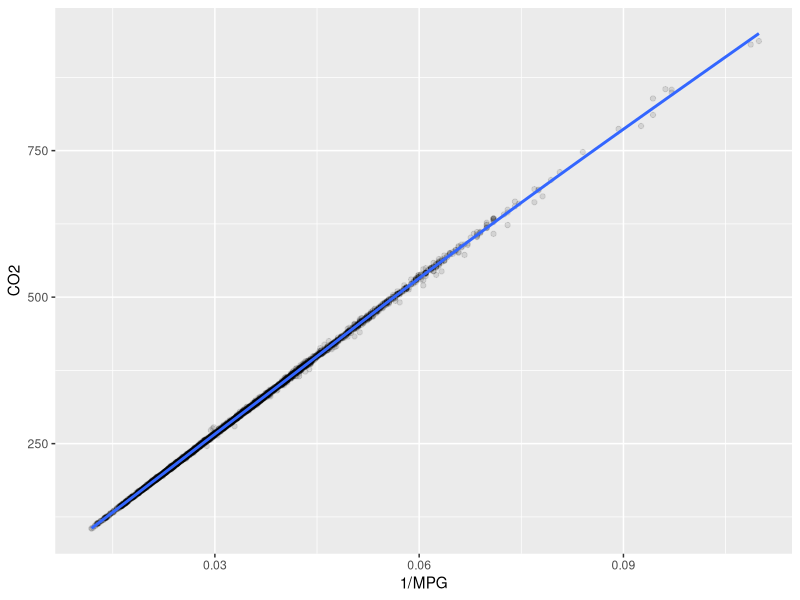
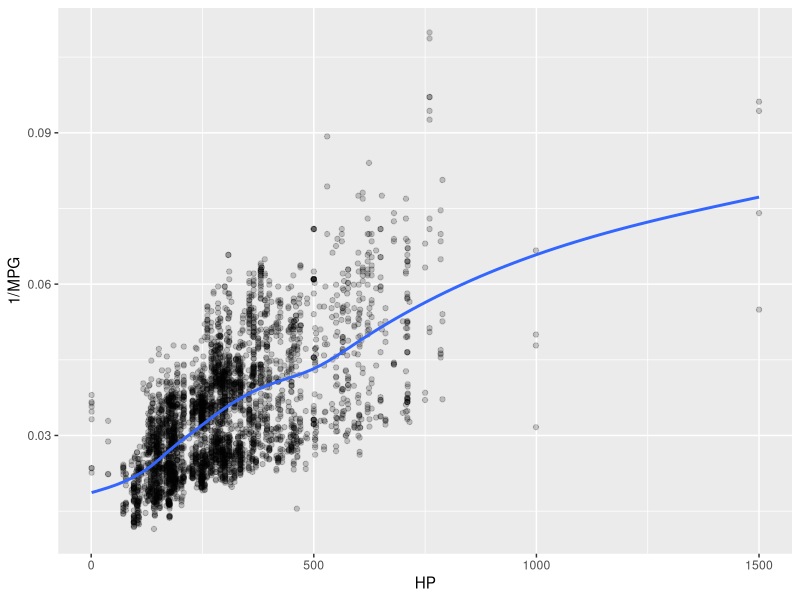
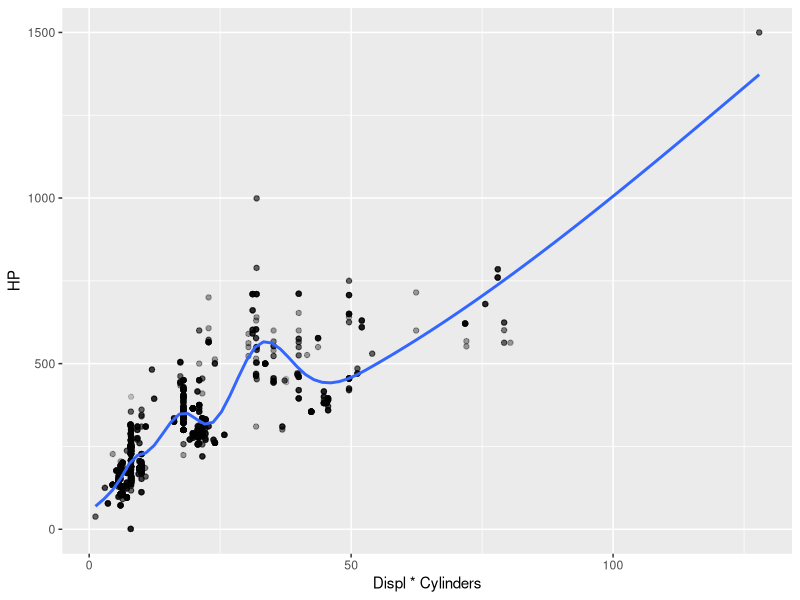
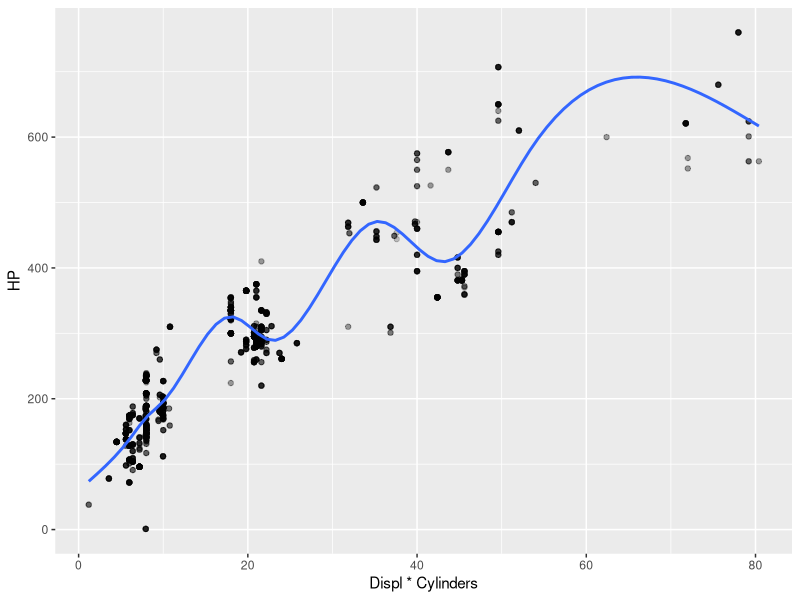
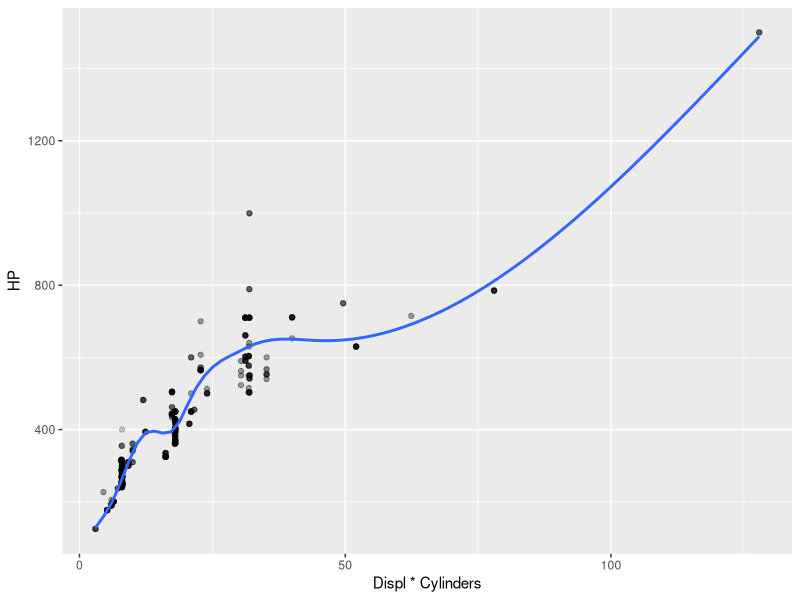
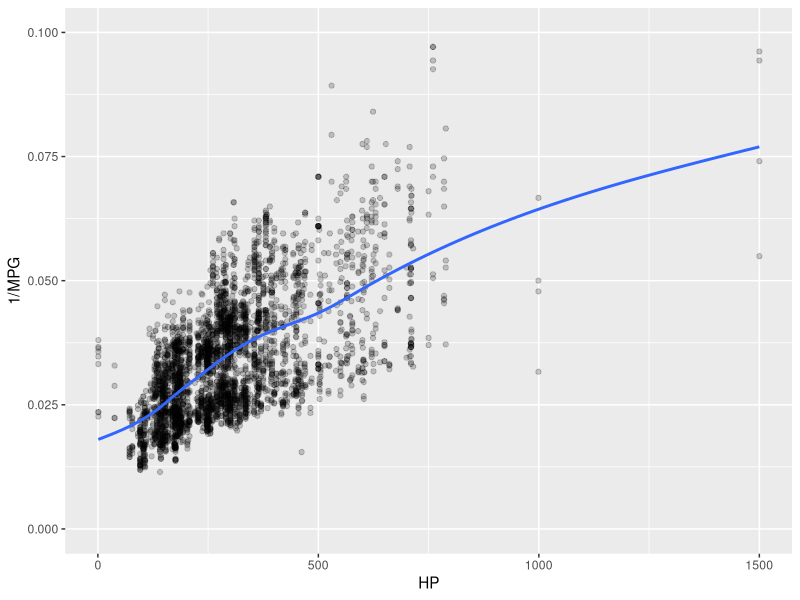
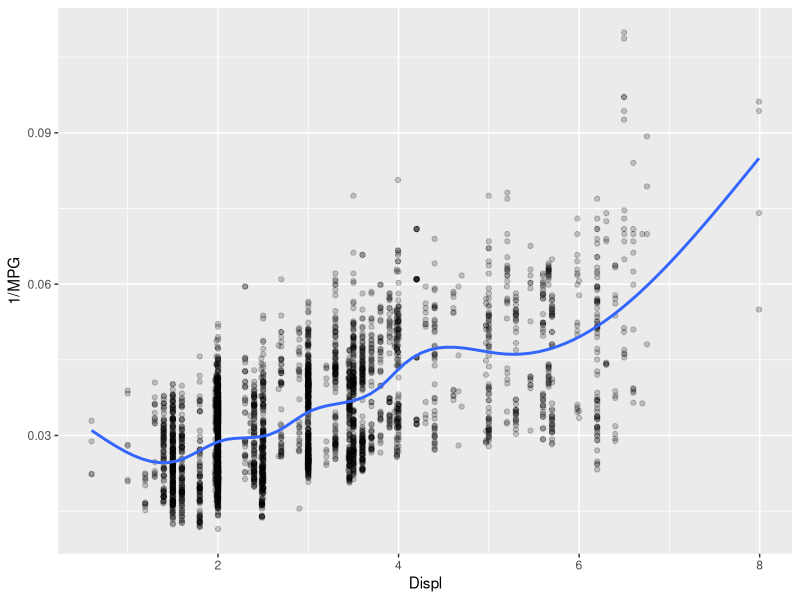
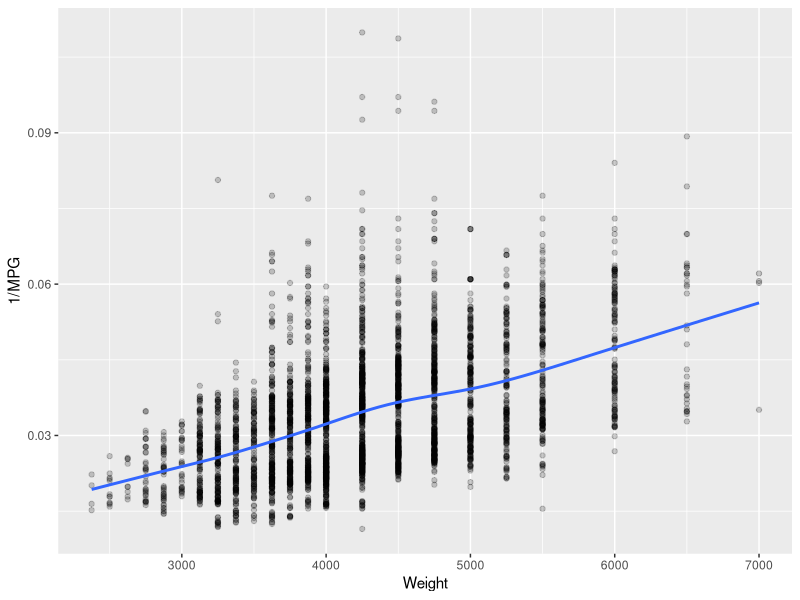

These charts were generated, in order, by the following R code: (Note: this script raises an error after producing the figures.)
library(tidyverse)
library(ggplot2)
library(corrplot)
library(modelr)
rethink = read_csv("rethink.csv") #read the database

rethink = rethink %>% filter(Displ < 70 & MPG <100) #let's tide it up

View (rethink)

ggplot(rethink %>% filter(Fuel == "Tier 2 Cert Gasoline"), aes(x = 1/MPG, y = CO2)) +
  geom_point(alpha = 0.1) +
  geom_smooth()


cor(1/(rethink %>% filter (MPG > 0 & CO2 > 0 & Fuel == "Tier 2 Cert Gasoline"))$MPG, (rethink %>% filter (MPG > 0 & CO2 > 0 & Fuel == "Tier 2 Cert Gasoline"))$CO2)

ggplot((rethink %>% filter(Displ > 0.1 & Fuel == "Tier 2 Cert Gasoline" )), aes(x = HP, y = 1/MPG)) +
  geom_point(alpha = 0.2) +
  geom_smooth(se=FALSE)

ggplot((rethink %>% filter(Displ > 0.1 & Cylinders > 0 & Fuel == "Tier 2 Cert Gasoline")), aes(x = Displ*Cylinders, y = HP)) +
  geom_point(alpha = 0.2) +
  geom_smooth(se=FALSE) #Good approx: HP = Displacement (Liters)* Cylinders * 10


ggplot((rethink %>% filter(Displ > 0.1 & Cylinders > 0 & Fuel == "Tier 2 Cert Gasoline" & HP/Displ < 120)), aes(x = Displ*Cylinders, y = HP)) +
  geom_point(alpha = 0.2) +
  geom_smooth(se=FALSE) #No turbo, function is apparently logarithmic

ggplot((rethink %>% filter(Displ > 0.1 & Cylinders > 0 & Fuel == "Tier 2 Cert Gasoline" & HP/Displ > 120)), aes(x = Displ*Cylinders, y = HP)) +
  geom_point(alpha = 0.2) +
  geom_smooth(se=FALSE) #Turbo only, function is initially logarithmic and after exponential (but just one)

ggplot((rethink %>% filter (Displ > 0.1 & Fuel == "Tier 2 Cert Gasoline")), aes(x = HP, y = 1/MPG)) +
  geom_point(alpha = 0.2) +
  geom_smooth(se=FALSE)+
  ylim(0, 0.1)

ggplot((rethink %>% filter(Displ > 0.1 & Fuel == "Tier 2 Cert Gasoline")), aes(x = Displ, y = 1/MPG)) +
  geom_point(alpha = 0.2) +
  geom_smooth(se=FALSE)

ggplot((rethink %>% filter(Displ > 0.1 & Fuel == "Tier 2 Cert Gasoline")), aes(x = Weight, y = 1/MPG)) +
  geom_point(alpha = 0.2) +
  geom_smooth(se=FALSE)

ggplot((rethink %>% filter(Displ > 0.1 & Fuel == "Tier 2 Cert Gasoline")), aes(x = Gears, y = 1/MPG)) +
  geom_point(alpha = 0.2) +
  geom_smooth(se=FALSE)

cor((rethink %>% filter(Cylinders > 0 & Fuel == "Tier 2 Cert Gasoline"))$Cylinders,
    1/(rethink %>% filter(Cylinders > 0 & Fuel == "Tier 2 Cert Gasoline"))$MPG)

cor((rethink %>% filter(Cylinders > 0 & Fuel == "Tier 2 Cert Gasoline"))$Displ,
    1/(rethink %>% filter(Cylinders > 0 & Fuel == "Tier 2 Cert Gasoline"))$MPG)

cor((rethink %>% filter(Cylinders > 0 & Fuel == "Tier 2 Cert Gasoline"))$HP,
    1/(rethink %>% filter(Cylinders > 0 & Fuel == "Tier 2 Cert Gasoline"))$MPG)

cor((rethink %>% filter(Cylinders > 0 & Fuel == "Tier 2 Cert Gasoline"))$Weight,
    1/(rethink %>% filter(Cylinders > 0 & Fuel == "Tier 2 Cert Gasoline"))$MPG)

cor((rethink %>% filter(Cylinders > 0 & Fuel == "Tier 2 Cert Gasoline"))$Gears,
    1/(rethink %>% filter(Cylinders > 0 & Fuel == "Tier 2 Cert Gasoline"))$MPG)

######################TESTS#####################



ggplot((rethink %>% filter(Displ < 70 & Displ > 0.1 & Cylinders > 0 & Fuel == "Tier 2 Cert Gasoline" & HP/Displ < 120)), aes(x = Displ*Cylinders, y = HP)) +
  geom_point(alpha = 0.2) +
  geom_smooth(se=FALSE)


ggplot((rethink %>% filter(Displ < 70 & Displ > 0.1)), aes(x = HP, y = Displ)) +
  geom_point(alpha = 0.2) +
  geom_smooth(se=FALSE)

##important
ggplot((rethink %>% filter(Displ < 70 & Displ > 0.1 & Cylinders > 0 )), aes(x = HP, y = 1/MPG)) +
  geom_point(alpha = 0.15) +
  geom_smooth(se=FALSE)+
  ylim(0, 0.1)

ggplot((rethink %>% filter(Displ < 70 & Displ > 0.1 & Cylinders > 0 )), aes(y = HP/Displ, x = Displ/Cylinders)) +
  geom_point(alpha = 0.15) +
  geom_smooth(se=FALSE)

cor((rethink %>% filter(Displ < 70 & Displ > 0.1 & Cylinders > 0 & HP > 0 & CO2 > 0))$HP,
    (rethink %>% filter(Displ < 70 & Displ > 0.1 & Cylinders > 0 & HP > 0 & CO2 > 0))$CO2^2
)


cor((rethink %>% filter(Displ < 70 & Displ > 0.1 & HP < 200 & HP > 80 & Cylinders > 0))$Displ/
    (rethink %>% filter(Displ < 70 & Displ > 0.1 & HP < 200 & HP > 80 & Cylinders > 0))$Cylinders,
    (rethink %>% filter(Displ < 70 & Displ > 0.1 & HP < 200 & HP > 80 & Cylinders > 0))$HP/
    (rethink %>% filter(Displ < 70 & Displ > 0.1 & HP < 200 & HP > 80 & Cylinders > 0))$Displ
)

ggplot((rethink %>% filter(Test == "FTP")), aes(x = CO, y = CO2)) +
  geom_point(alpha = 0.2) +
  xlim(0, 1) +
  ylim(0, 1000) +
  geom_smooth(se=FALSE)

#ggplot ((rethink %>% group_by(Fuel)

ggplot((rethink), aes(x = Fuel, y = CO2)) +
  geom_boxplot()

cor((rethink %>% filter(Displ < 70 & Displ > 0.1))$Displ/Cylinders, (rethink %>% filter(Displ < 70 & Displ > 0.1))$HP/Displ)

cor((rethink %>% filter(Displ < 70 & Displ > 0.1 & Cylinders > 0))$HP/
    (rethink %>% filter(Displ < 70 & Displ > 0.1 & Cylinders > 0))$Displ,
    (rethink %>% filter(Displ < 70 & Displ > 0.1 & Cylinders > 0))$Displ/
    (rethink %>% filter(Displ < 70 & Displ > 0.1 & Cylinders > 0))$Cylinders)


cor((rethink %>% filter (MPG > 0 & CO2 > 0))$MPG, (rethink %>% filter (MPG > 0 & CO2 > 0))$CO2)
cor((rethink %>% filter (MPG > 0 & NOx > 0))$MPG, (rethink %>% filter (MPG > 0 & NOx > 0))$NOx)

cor((rethink %>% filter (NOx > 0 & CO > 0))$NOx, (rethink %>% filter (NOx > 0 & CO > 0))$CO)

cor(rethink$Cylinders, rethink$HP)

ggplot(data = rethink, mapping = aes(x = Displ, y = HP, color = Fuel)) +
  geom_point() + 
  geom_smooth(se = FALSE)

ggplot((rethink %>% filter(Displ < 70 & Displ > 0.1 & Fuel == "Tier 2 Cert Gasoline")), aes(x = Displ, y = Weight)) +
  geom_point(alpha = 0.2) +
  geom_smooth(se=FALSE)
